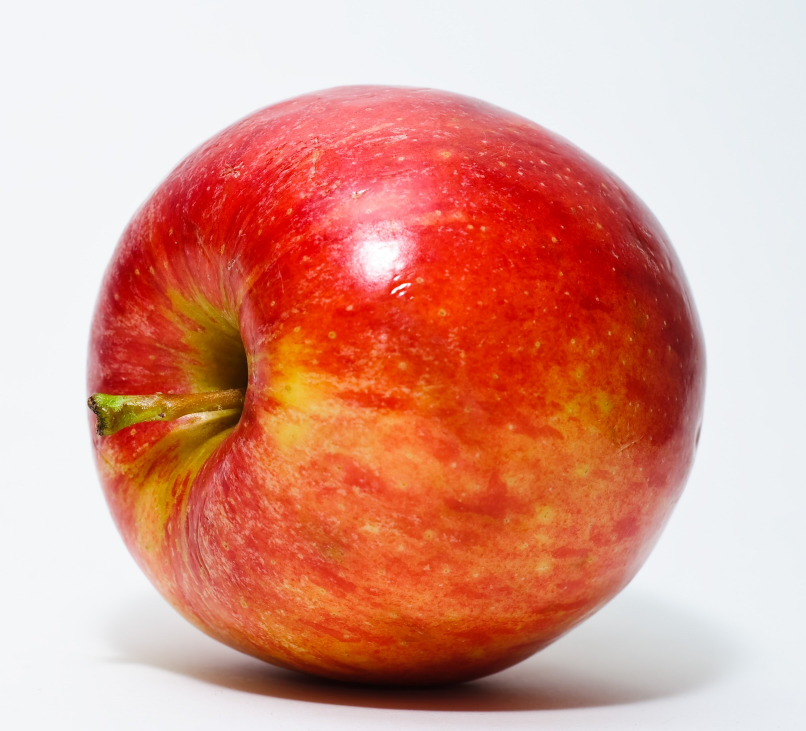
#> input picture tests/fixtures/apple.png, 2418 x 2192 px (shown at 1/3 size)
$ python -i describe_shapes.py   (imports and definitions only)
#> lines starting #> are read from the running program, lines starting #| are printed output that depends on the picture; after the words box and inside, x2 and y2 are one past the last pixel; in counts of white or black regions, pixels touching at a corner belong together
#> further down, picture is the input picture: shape (2192, 2418, 3); mean B, G, R 140.5, 155.7, 219.8
"""Shape descriptions in plain language (Step 2).

Detects large/mid-sized regions and emits one sentence per region: shape class,
size in words, position in words, dominant colour from a small named set, and
text-overlap notes. Three passes feed the list: Canny contours (panels and
background bands), pale column projection (tall columns), and large colour
areas (saturated bands and blobs the edge pass misses). A closing sentence
summarises how the frame is divided.

No object identification happens here — the reading model does that.

Boundary: shape data is evidence, not interpretation. We never say "this is a
button"; we say "a small rectangular area in the upper right".
"""

from __future__ import annotations

from dataclasses import dataclass

import cv2
import numpy as np

from .colors import nearest_named
from .composition import (  # noqa: F401  (color_map_grid re-exported)
    Region,
    color_map_grid,
    colour_regions,
    compose_summary,
    containment_note,
    contains,
    position_words,
    size_words,
    text_overlap_notes,
)
from .text_merge import TextItem

MAX_REGIONS = 12
MIN_AREA_FRACTION = 0.004
MIN_DIM_PX = 40
MIN_FILL = 0.35

# Tall vertical bands (pillars/columns) are found by column projection rather
# than contours: on an illustration they are part of, or inside, the large
# background contour, so RETR_EXTERNAL never exposes them separately.
TALL_MIN_VALUE = 120
TALL_MAX_SATURATION = 60
TALL_BAND_FRACTION = 0.7
TALL_MIN_WIDTH_PX = 8
TALL_MAX_WIDTH_FRACTION = 0.12
TALL_MIN_HEIGHT_FRACTION = 0.4
TALL_MIN_ASPECT = 3.0

# A colour region already described by the edge or column pass is not repeated.
DUPLICATE_OVERLAP = 0.45
# A bbox larger than this share of the frame is the scene itself, not a region.
MAX_FRAME_SHARE = 0.45


@dataclass
class Candidate:
    """One described region: an outline, its box, and a measured colour."""

    contour: np.ndarray
    bbox: tuple[float, float, float, float]
    colour: str | None = None
    kind: str | None = None

    @property
    def area(self) -> float:
        return abs(cv2.contourArea(self.contour))


@dataclass
class SceneDescription:
    shapes: list[str]
    composition: str


# [52 lines left out: functions _column_bands, _rectangle, _tall_regions, not called in this run]


def _edge_regions(bgr: np.ndarray) -> list[Candidate]:
    """Large closed regions from a Canny pass (panels, background bands)."""
    height, width = bgr.shape[:2]
#> height = 2192; width = 2418
    gray = cv2.cvtColor(bgr, cv2.COLOR_BGR2GRAY)
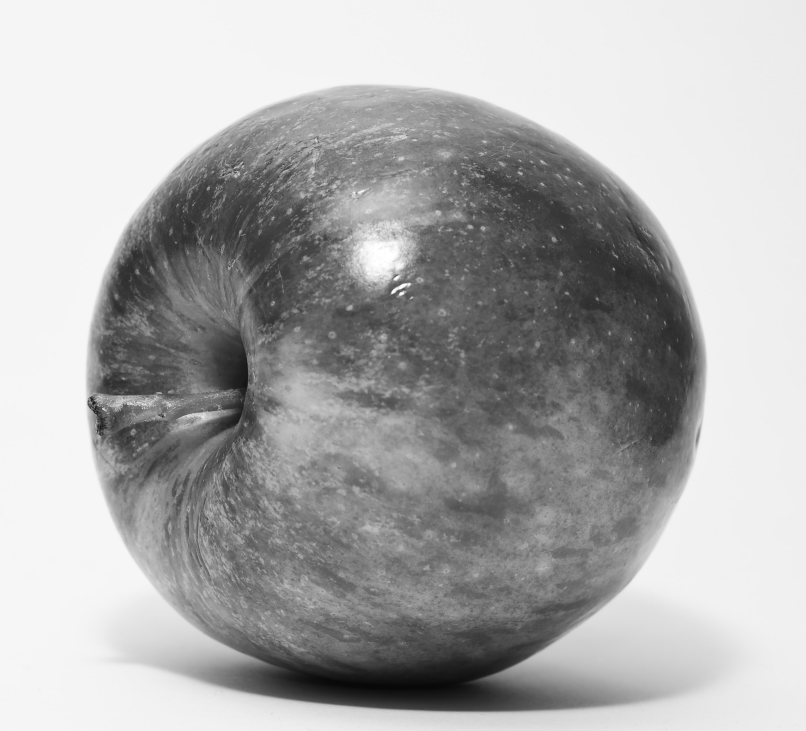
#> gray: shape (2192, 2418) (shown at 1/3 size); min 6, max 255, mean 173.1
    blur = cv2.GaussianBlur(gray, (5, 5), 0)
    low = max(30, int(np.percentile(blur, 30)))
#> low = 121
    high = max(low + 30, int(np.percentile(blur, 95)))
#> high = 245
    edges = cv2.Canny(blur, low, high)
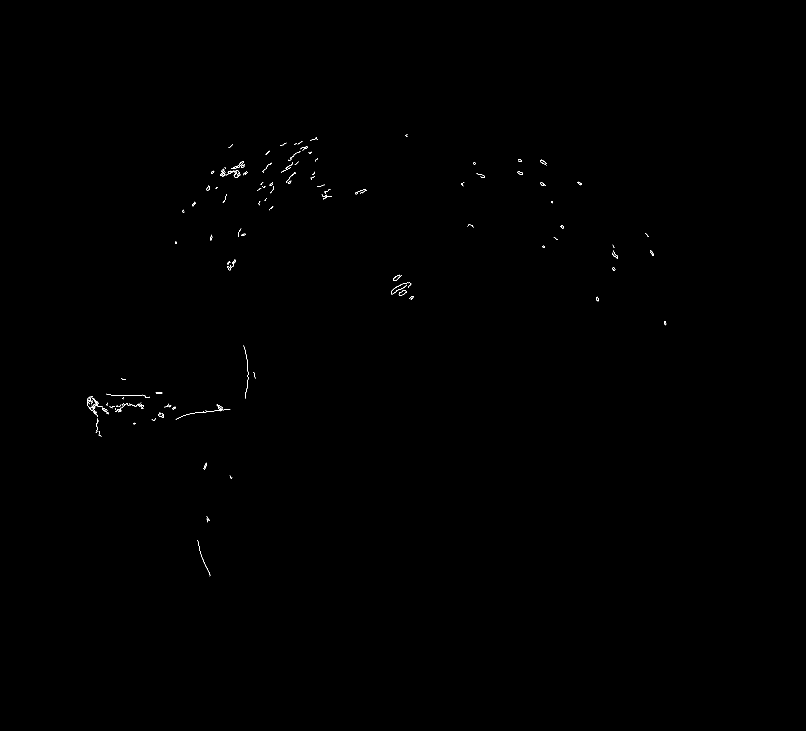
#> edges: shape (2192, 2418) (shown at 1/3 size); 0.09% white in thin lines or dots, all inside (x1, y1, x2, y2) = (262, 403, 1999, 1729)
    edges = cv2.dilate(edges, np.ones((3, 3), np.uint8), iterations=1)
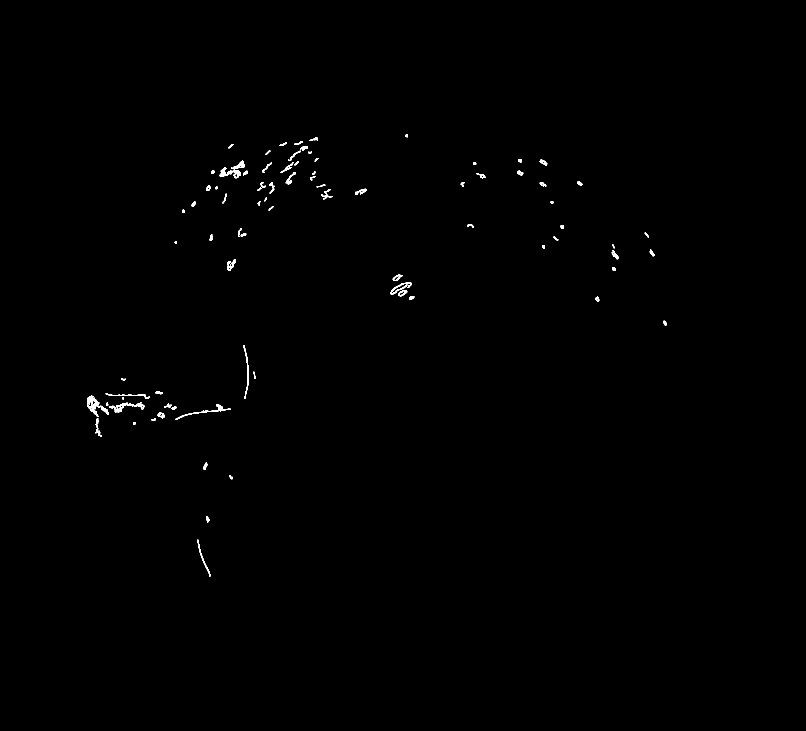
#> edges: shape (2192, 2418) (shown at 1/3 size); 0.29% white; 93 white regions
    contours, _ = cv2.findContours(edges, cv2.RETR_EXTERNAL, cv2.CHAIN_APPROX_SIMPLE)
#> contours = 93 contours; largest, box (x1, y1, x2, y2) and area: (261, 1187, 327, 1251) 1400, (659, 501, 722, 535) 800, (526, 1212, 692, 1260) 637, (344, 1207, 433, 1238) 582, (1172, 847, 1235, 884) 446

    min_area = MIN_AREA_FRACTION * width * height
#> min_area = 21201
    kept: list[Candidate] = []
    for contour in contours:
        area = cv2.contourArea(contour)
        if area < min_area:
            continue
        x, y, w, h = cv2.boundingRect(contour)
        if w < MIN_DIM_PX or h < MIN_DIM_PX:
            continue
        # open contours (low fill) are usually noise unless very large
        fill_ratio = area / (w * h) if w * h > 0 else 0
        if fill_ratio < MIN_FILL and area < 0.05 * width * height:
            continue
        # skip full-frame outer contour
        if w > 0.98 * width and h > 0.98 * height:
            continue
        # a bbox covering most of the frame is the scene, not a describable region
        if (w * h) > MAX_FRAME_SHARE * width * height:
            continue
        bbox = (float(x), float(y), float(x + w), float(y + h))
        if any(contains(other.bbox, bbox) for other in kept):
            continue
        kept.append(Candidate(contour=contour, bbox=bbox))
#> this loop made 93 passes
#> area on passes 1 to 12: 310, 95, 50.5, 132, 66, 38, 161, 50, 223, 23.5, 81, 59.5
#> after the loop, kept = []
    return kept


# [131 lines left out: functions _iou, _colour_candidates, describe_scene, describe_shapes, not called in this run]

>>> import cv2
>>> picture = cv2.imread('../tests/fixtures/apple.png')
>>> result = _edge_regions(picture)
#> result = []

$ run again, on tests/fixtures/sample_ui.png
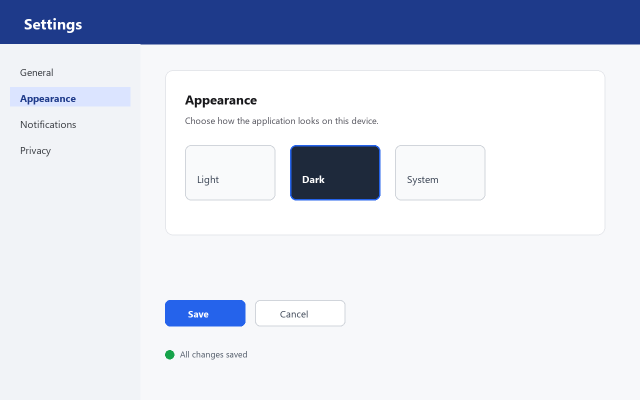
#> input picture tests/fixtures/sample_ui.png, 1280 x 800 px (shown at 1/2 size)
#> picture is the input picture: shape (800, 1280, 3); mean B, G, R 233.8, 221.5, 216.7
#> in _edge_regions, `gray = cv2.cvtColor(bgr, cv2.COLOR_BGR2GRAY)`:
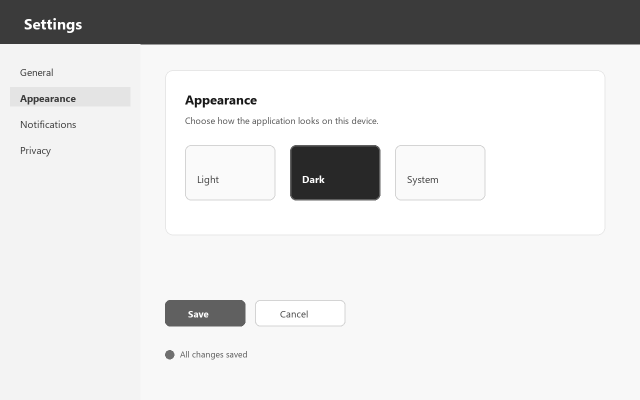
#> gray: shape (800, 1280) (shown at 1/2 size); min 24, max 255, mean 221.5
#> low = 243
#> high = 273
#> in _edge_regions, `edges = cv2.dilate(edges, np.ones((3, 3), np.uint8), iterations=1)`:
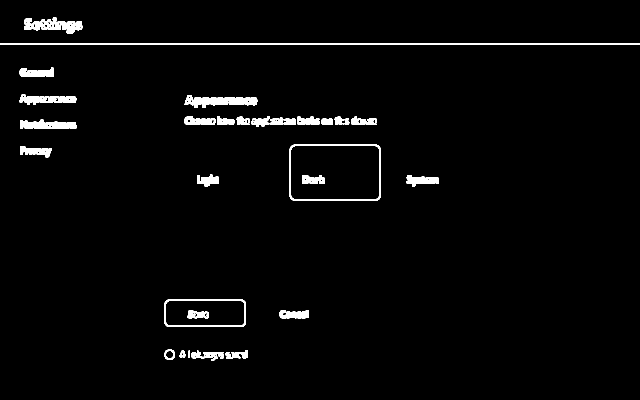
#> edges: shape (800, 1280) (shown at 1/2 size); 2.4% white; 36 white regions (1 under 20 px)
#> contours = 34 contours, 1 with area under 20; largest, box (x1, y1, x2, y2) and area: (579, 289, 762, 402) 20288, (328, 598, 492, 654) 8868, (0, 86, 1280, 90) 2560, (369, 190, 515, 216) 1992, (40, 239, 153, 258) 1422
#> the loop in _edge_regions, `for contour in contours:` made 34 passes
#> area on passes 1, 2, 3, 4, 6, 7, 8, 10: 28, 328, 361, 170, 115.5, 344, 685, 836
#> after the loop in _edge_regions, `for contour in contours:`: kept = 2 items
